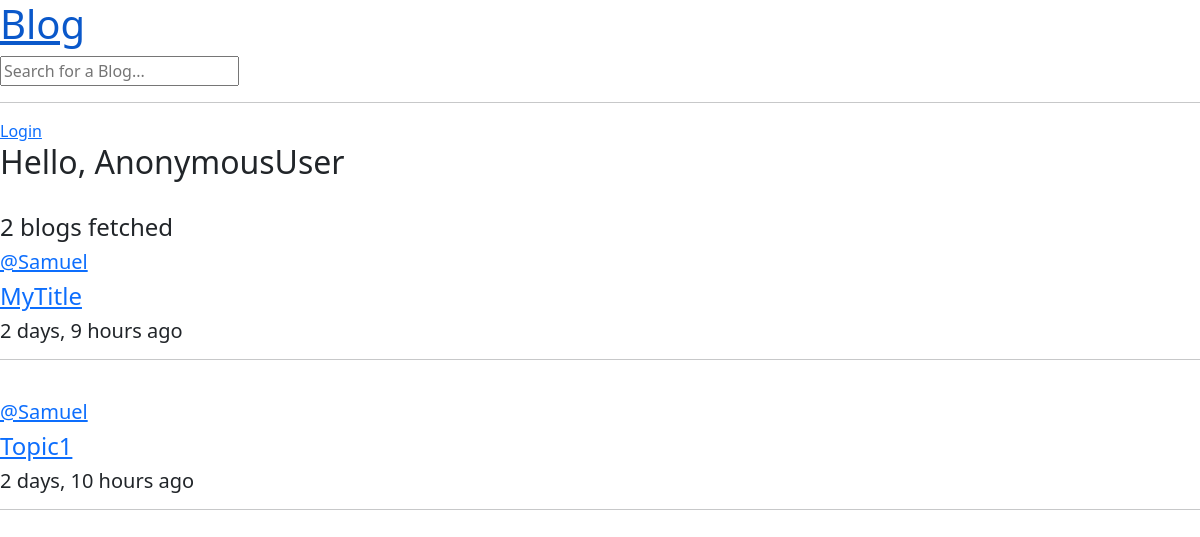
Before: / with the older database file.
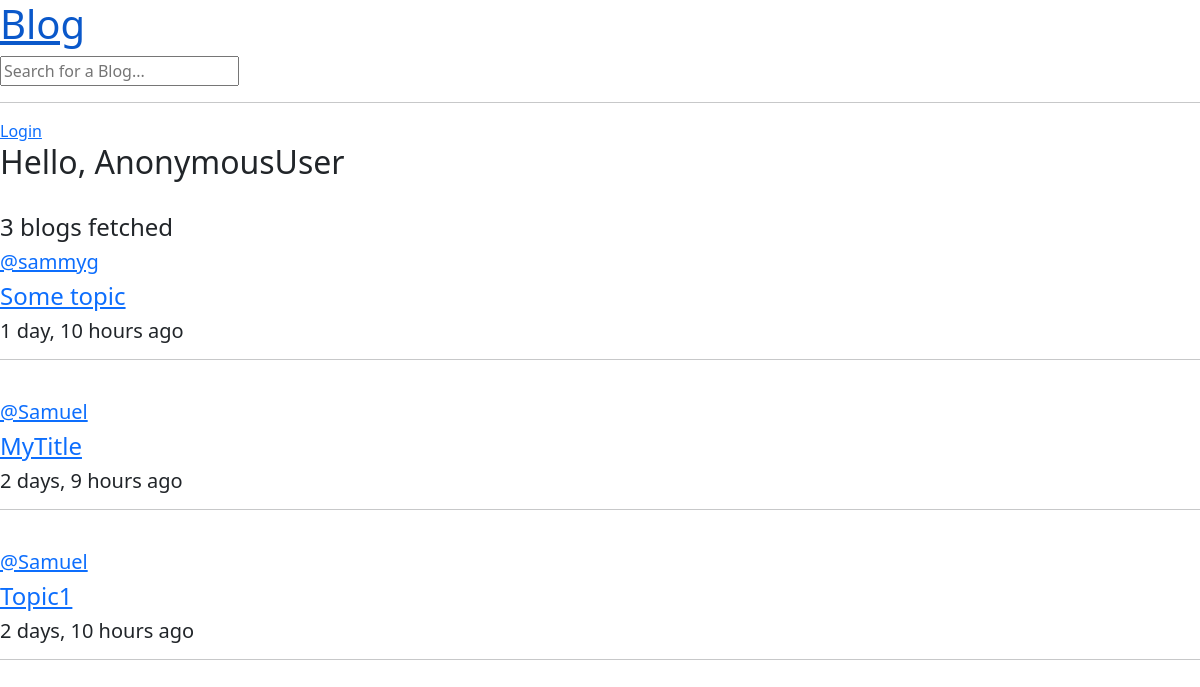
After: the same page with the newer database file.
### base/models.py (models this page shows, shortened)
class Blog(models.Model):
    title = models.CharField(max_length=200)
    author = models.ForeignKey(User, on_delete=models.CASCADE)
    body = models.TextField()
    created = models.DateTimeField(auto_now_add=True)
    updated = models.DateTimeField(auto_now=True)
    class Meta:
        ordering = ["-updated", "-created"]

### base/views.py (the view)
# urls.py: 2. Add a URL to urlpatterns:  path('', views.home, name='home')
def home(request):
    q = request.GET.get('q') if request.GET.get('q') != None else ''
    blogs = Blog.objects.filter(
        Q(title__icontains=q)
    )
    blogcount = Blog.objects.count()
    context = {"blogs":blogs, "blogcount":blogcount}
    return render(request, "home.html", context)

### templates/home.html (shortened to what this page needs)
{% extends 'main.html' %}
{% block content %}
    <div>
        <h2>Hello, {{request.user}}</h2><br>
        <h4>{{blogcount}} blogs fetched</h4>
        {% include 'blogs_component.html' %}
    </div>
{% endblock %}

### templates/main.html (shortened to what this page needs)
<!doctype html>
<html lang="en">
  <head>
    <link href="https://cdn.jsdelivr.net/npm/bootstrap@5.3.2/dist/css/bootstrap.min.css" rel="stylesheet">
  </head>
  <body>
    {% include 'navbar.html' %}
    {% block content %}{% endblock %}
  </body>
</html>

### templates/navbar.html
<div>
    <a href="/"><h1>Blog</h1></a>
    <form method="get" action="{% url 'home' %}">
        <input type="text" name="q" placeholder="Search for a Blog...">
    </form>
    <hr>
    {% if request.user.is_authenticated %}
    <a href="{% url 'logout' %}">Logout</a>
    {% else %}
    <a href="{% url 'login' %}">Login</a>
    {% endif %}
</div>

### templates/blogs_component.html (shortened to what this page needs)
{% block content %}
    {% for blog in blogs %}
        <div>
            <h5><a href="{% url 'user-profile' blog.author.id %}">@{{blog.author}}</a></h5>
            <a href="{% url 'blog' blog.id %}?q={{blog.title}}"><h4>{{blog.title}}</h4></a>
            <h5>{{blog.created|timesince}} ago</h5>
            <hr>
            <br>
        </div>
    {% endfor %}
{% endblock %}

Changed rows visible on the page:
added Blog: author "sammyg", title "Some topic", created "1 day, 10 hours"
Other visible differences:
{{ blogcount }}: "2" → "3"
